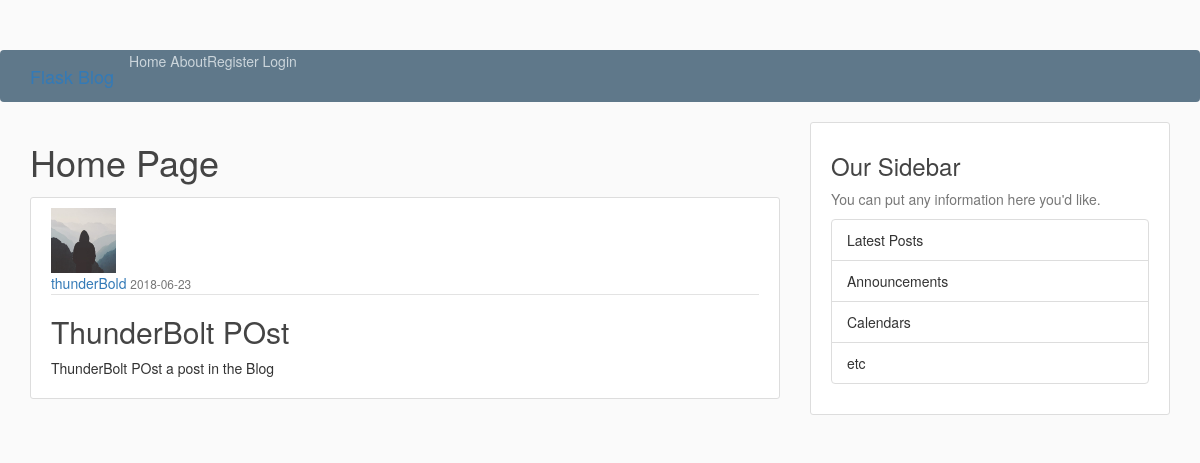
Screenshot of /post/2 with the database file from the repository.
### app/models.py (models this page shows, shortened)
class User(db.Model,UserMixin):
	id = db.Column(db.Integer , primary_key = True)
	username = db.Column(db.String(20), unique = True , nullable = False)
	email = db.Column(db.String(100), unique = True , nullable = False)
	image_file = db.Column(db.String(20), default= 'default.jpg', nullable = False)
	password = db.Column(db.String(60), nullable = False)
	posts = db.relationship('Post', backref='author', lazy=True)

class Post(db.Model):
	id = db.Column(db.Integer , primary_key = True)
	title = db.Column(db.String(100),  nullable = False)
	content = db.Column(db.Text, nullable= False)
	date_posted = db.Column(db.DateTime, nullable=False,default=datetime.utcnow)
	user_id = db.Column(db.Integer, db.ForeignKey('user.id'), nullable=False)

### app/routes.py (the view)
@app.route("/post/<int:post_id>")
def post(post_id):
	post = Post.query.get_or_404(post_id)
	return render_template("post.html", tile = post.title ,
							post = post)

### app/templates/post.html (shortened to what this page needs)
{% extends "index.html" %}
{% block content %}
<h1>Home Page</h1>
<article class="media content-section">
	<img src="{{url_for('static', filename = 'profile/'+ post.author.image_file)}}" class = "rounded-circle article-img" alt="">
	<div class="media-body">
		<div class="article-metadata">
			<a class="mr-2" href="{{ url_for('user_posts' , username = post.author.username) }}">{{ post.author.username }}</a>
			<small class="text-muted">{{ post.date_posted.strftime('%Y-%m-%d') }}</small>
		</div>
		<h2  class="article-title" href="#">{{ post.title }} </h2>
		<p class="article-content">{{ post.content }}</p>
	</div>
</article>
{% endblock %}

### app/static/main.css (style rules this page uses)
body { background: #fafafa; color: #333333; margin-top: 5rem; }
h1, h2, h3, h4, h5, h6 { color: #444444; }
.content-section { background: #ffffff; padding: 10px 20px; border: 1px solid #dddddd; border-radius: 3px; margin-bottom: 20px; }
.article-title { color: #444444; }
.article-content { white-space: pre-line; }
.article-img { height: 65px; width: 65px; margin-right: 16px; }
.article-metadata { padding-bottom: 1px; margin-bottom: 4px; border-bottom: 1px solid #e3e3e3 }

### rows the page displays
User: image_file (placeholder picture), author.username "thunderBold"
Post: date_posted "2018-06-23", title "ThunderBolt POst", content "ThunderBolt POst a post in the Blog"
